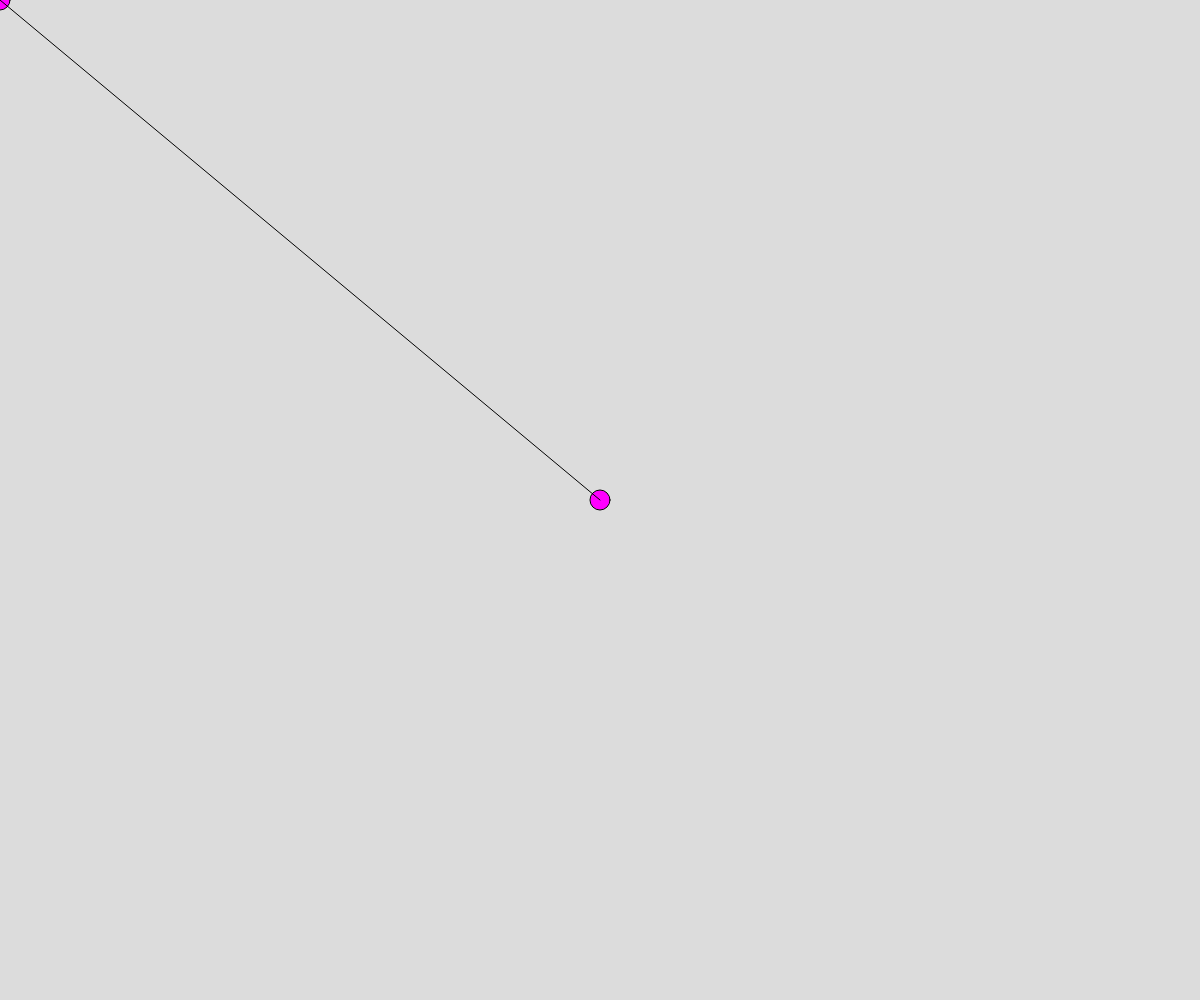
Frame 1 (no input)
Frame 60 (no input): identical to frame 1, image omitted
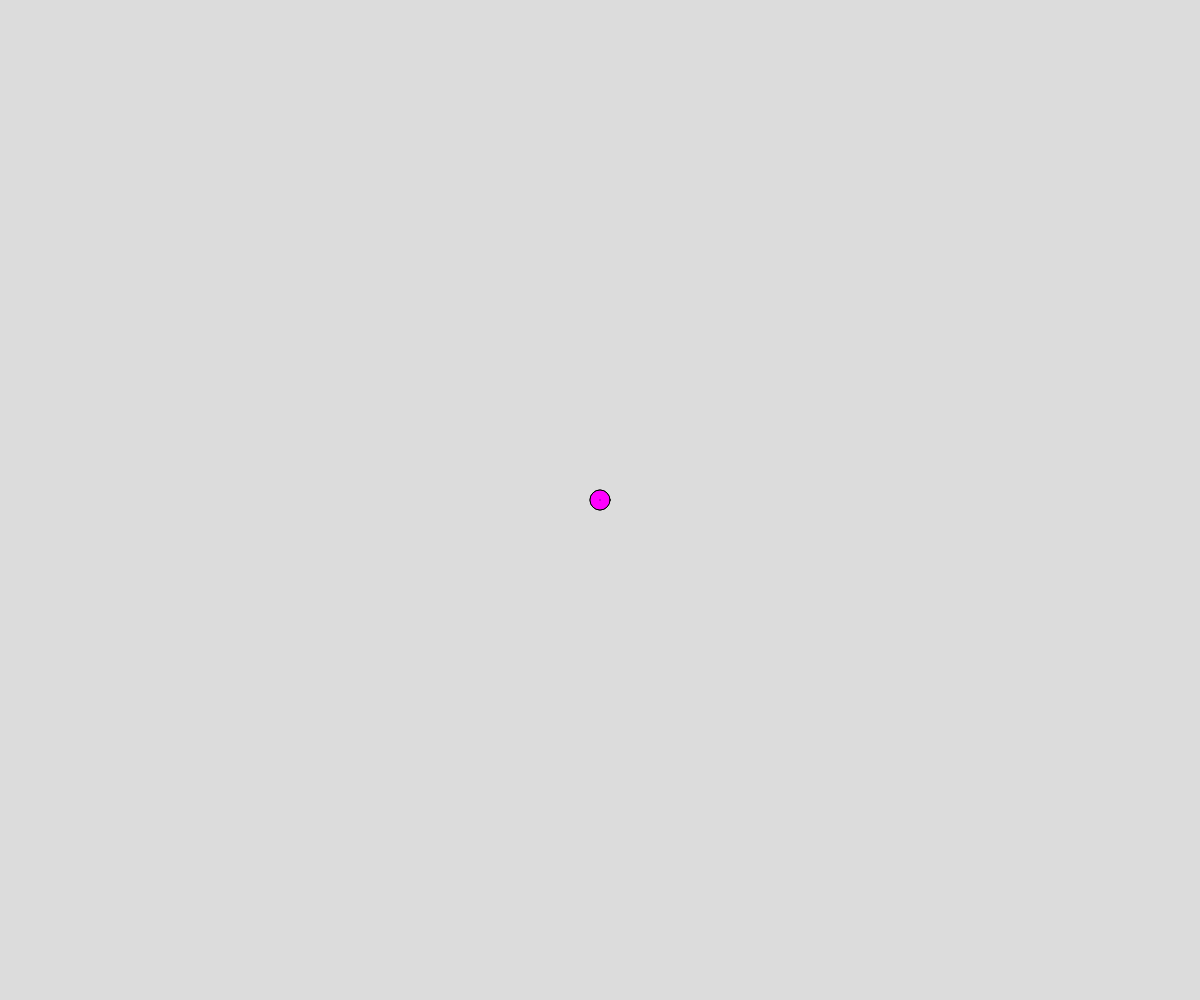
Frame 120 (the mouse pressed at the canvas centre since frame 60)

The p5.js sketch that drew these frames (run headless with seeded random() and noise() and a simulated clock; from frame 60 on, the mouse is pressed at the canvas centre):

// p5.js sketch
// ── sketch.js
// mouseDistanceProject
// Isaac Munro
// Sep 20
//
// Extra for Experts:
// - describe what you did to take this project "above and beyond"

let nodeColors = [];  // ["red". "blur", "gtrrn"]
let colorIndex = 1;  




function setup() {
  createCanvas(windowWidth, windowHeight);
  initColors();
}

function draw() {
  background(220);
  renderNodes();

}

function initColors(){
  nodeColors.push(color("red"));
  nodeColors.push(color("magenta"));
}



function renderNodes(){
  // draw two circle and connect them with a line
  fill(nodeColors[colorIndex]);
  circle(width/2, height/2, 20);
  circle(mouseX, mouseY, 20);

  line(width/2, height/2, mouseX, mouseY);
}

function mouseWheel(event){

  print(event.delta);
  if(event.delta < 0){
    colorIndex +=1;
      if( colorIndex > nodeColors.length-1){
        //gone past end of array
        colorIndex =0
        }
  }
}
